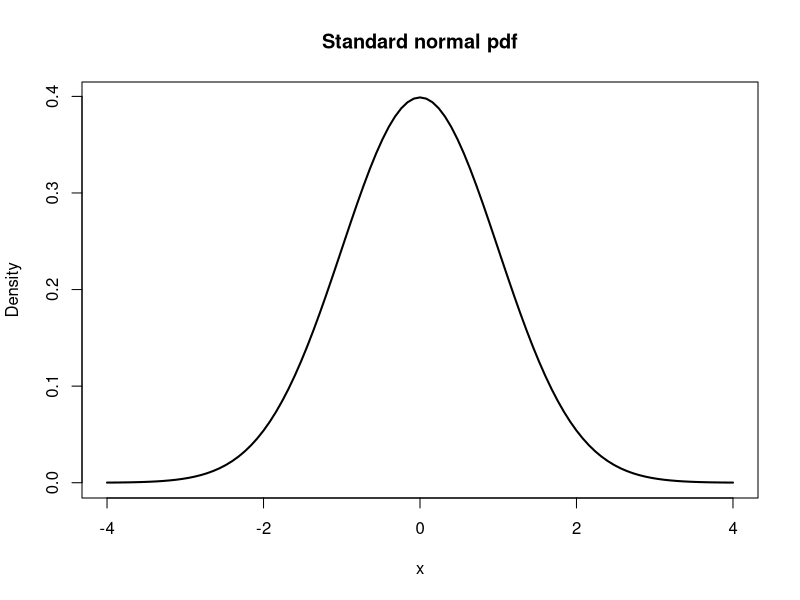
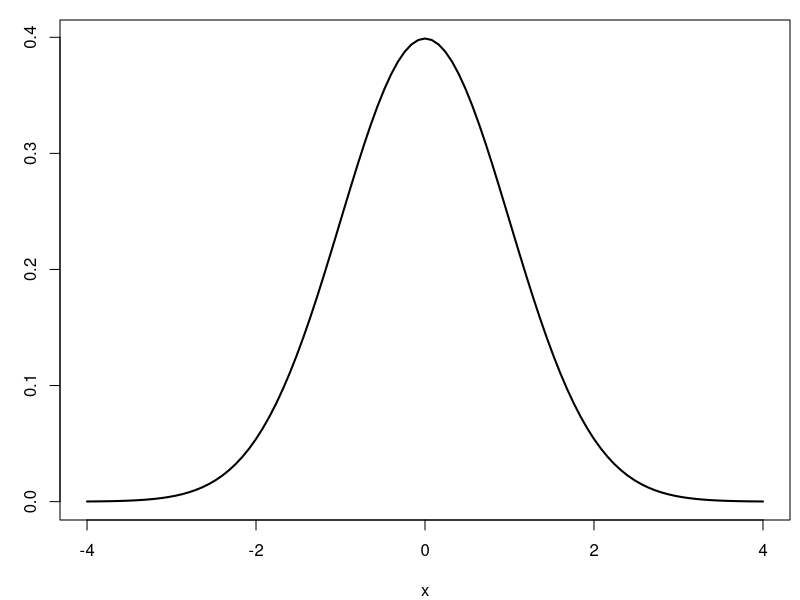

Reproduce these figures in R, in order.
## ---- chunk 1
knitr::opts_chunk$set(echo = TRUE, warning = FALSE, message = FALSE,
                       fig.width = 5, fig.height = 3.5)
## ---- chunk 2
choose(30, 5)
## ---- chunk 3
n <- 25
p_no_match <- prod((365 - 0:(n - 1)) / 365)
p_match <- 1 - p_no_match
p_match
## ---- chunk 4
choose(25, 2)
## ---- chunk 5
curve(dnorm(x, mean = 0, sd = 1), from = -4, to = 4, lwd = 2,
      xlab = "x", ylab = "Density", main = "Standard normal pdf")
## ---- chunk 6
dnorm(0, mean = 0, sd = 0.1)   # > 1 -- a density, not a probability
## ---- chunk 7
n <- 25
p_match <- 1 - prod((365 - 0:(n - 1)) / 365)
## ---- chunk 8
par(mar = c(4, 3, 1, 0.5))
curve(dnorm(x), from = -4, to = 4, lwd = 2, xlab = "x", ylab = "Density")
